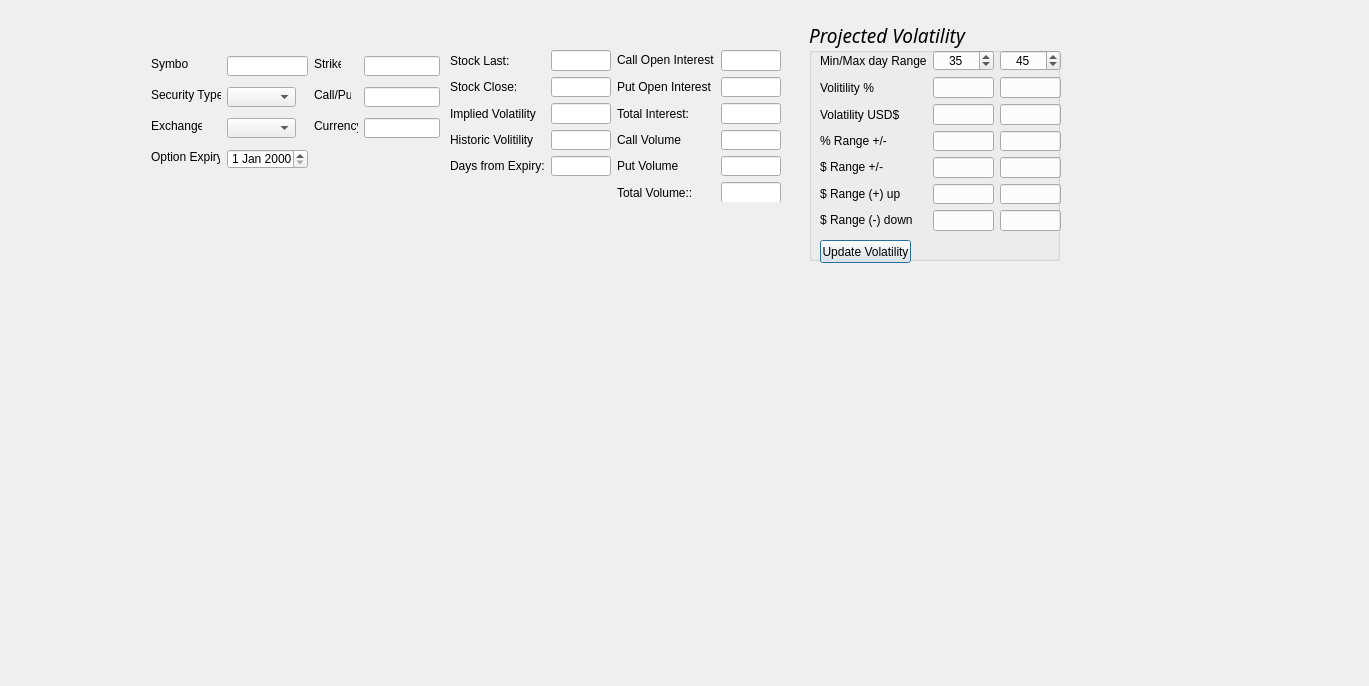
<?xml version="1.0" encoding="UTF-8"?>
<ui version="4.0">
 <class>exchange</class>
 <widget class="QDialog" name="exchange">
  <property name="geometry">
   <rect>
    <x>0</x>
    <y>0</y>
    <width>1369</width>
    <height>686</height>
   </rect>
  </property>
  <property name="windowTitle">
   <string>Dialog</string>
  </property>
  <widget class="QPushButton" name="pushButton">
   <property name="geometry">
    <rect>
     <x>820</x>
     <y>240</y>
     <width>91</width>
     <height>23</height>
    </rect>
   </property>
   <property name="text">
    <string>Update Volatility</string>
   </property>
  </widget>
  <widget class="QGroupBox" name="groupBox">
   <property name="geometry">
    <rect>
     <x>809</x>
     <y>20</y>
     <width>251</width>
     <height>241</height>
    </rect>
   </property>
   <property name="font">
    <font>
     <family>Magneto</family>
     <pointsize>14</pointsize>
     <weight>50</weight>
     <italic>true</italic>
     <bold>false</bold>
     <underline>false</underline>
     <kerning>true</kerning>
    </font>
   </property>
   <property name="title">
    <string>Projected Volatility</string>
   </property>
   <property name="alignment">
    <set>Qt::AlignLeading|Qt::AlignLeft|Qt::AlignVCenter</set>
   </property>
   <property name="flat">
    <bool>true</bool>
   </property>
  </widget>
  <widget class="QWidget" name="layoutWidget">
   <property name="geometry">
    <rect>
     <x>450</x>
     <y>50</y>
     <width>331</width>
     <height>152</height>
    </rect>
   </property>
   <layout class="QGridLayout" name="gridLayout">
    <item row="3" column="0">
     <widget class="QLabel" name="label_5">
      <property name="text">
       <string>Implied Volatility</string>
      </property>
     </widget>
    </item>
    <item row="3" column="1">
     <widget class="QLineEdit" name="impliedVol">
      <property name="text">
       <string/>
      </property>
      <property name="readOnly">
       <bool>true</bool>
      </property>
     </widget>
    </item>
    <item row="3" column="2">
     <widget class="QLabel" name="label_7">
      <property name="text">
       <string>Total Interest:</string>
      </property>
     </widget>
    </item>
    <item row="0" column="2">
     <widget class="QLabel" name="lb_symbol_6">
      <property name="text">
       <string>&lt;html&gt;&lt;head/&gt;&lt;body&gt;&lt;p&gt;Call Open Interest&lt;/p&gt;&lt;/body&gt;&lt;/html&gt;</string>
      </property>
     </widget>
    </item>
    <item row="0" column="0">
     <widget class="QLabel" name="lb_symbol_5">
      <property name="text">
       <string>Stock Last:</string>
      </property>
     </widget>
    </item>
    <item row="0" column="3">
     <widget class="QLineEdit" name="callOpenInterest">
      <property name="text">
       <string/>
      </property>
      <property name="readOnly">
       <bool>true</bool>
      </property>
     </widget>
    </item>
    <item row="1" column="2">
     <widget class="QLabel" name="label_6">
      <property name="contextMenuPolicy">
       <enum>Qt::NoContextMenu</enum>
      </property>
      <property name="text">
       <string>&lt;html&gt;&lt;head/&gt;&lt;body&gt;&lt;p&gt;Put Open Interest&lt;/p&gt;&lt;/body&gt;&lt;/html&gt;</string>
      </property>
     </widget>
    </item>
    <item row="0" column="1">
     <widget class="QLineEdit" name="stockLast">
      <property name="text">
       <string/>
      </property>
      <property name="readOnly">
       <bool>true</bool>
      </property>
     </widget>
    </item>
    <item row="1" column="1">
     <widget class="QLineEdit" name="stockClose">
      <property name="text">
       <string/>
      </property>
      <property name="readOnly">
       <bool>true</bool>
      </property>
     </widget>
    </item>
    <item row="1" column="0">
     <widget class="QLabel" name="label_3">
      <property name="contextMenuPolicy">
       <enum>Qt::NoContextMenu</enum>
      </property>
      <property name="text">
       <string>Stock Close:</string>
      </property>
     </widget>
    </item>
    <item row="1" column="3">
     <widget class="QLineEdit" name="putOpenInterest">
      <property name="text">
       <string/>
      </property>
      <property name="readOnly">
       <bool>true</bool>
      </property>
     </widget>
    </item>
    <item row="3" column="3">
     <widget class="QLineEdit" name="totalOpenInterest">
      <property name="text">
       <string/>
      </property>
      <property name="readOnly">
       <bool>true</bool>
      </property>
     </widget>
    </item>
    <item row="5" column="1">
     <widget class="QLineEdit" name="daysFromExpiry">
      <property name="text">
       <string/>
      </property>
      <property name="readOnly">
       <bool>true</bool>
      </property>
     </widget>
    </item>
    <item row="5" column="0">
     <widget class="QLabel" name="labelExpiry_4">
      <property name="text">
       <string>&lt;html&gt;&lt;head/&gt;&lt;body&gt;&lt;p&gt;Days from Expiry:&lt;/p&gt;&lt;/body&gt;&lt;/html&gt;</string>
      </property>
     </widget>
    </item>
    <item row="4" column="2">
     <widget class="QLabel" name="lb_symbol_7">
      <property name="text">
       <string>Call Volume</string>
      </property>
     </widget>
    </item>
    <item row="4" column="1">
     <widget class="QLineEdit" name="historicVol">
      <property name="text">
       <string/>
      </property>
      <property name="readOnly">
       <bool>true</bool>
      </property>
     </widget>
    </item>
    <item row="4" column="0">
     <widget class="QLabel" name="labelExpiry_2">
      <property name="text">
       <string>&lt;html&gt;&lt;head/&gt;&lt;body&gt;&lt;p&gt;Historic Volitility&lt;/p&gt;&lt;/body&gt;&lt;/html&gt;</string>
      </property>
     </widget>
    </item>
    <item row="5" column="3">
     <widget class="QLineEdit" name="putVolume">
      <property name="text">
       <string/>
      </property>
      <property name="readOnly">
       <bool>true</bool>
      </property>
     </widget>
    </item>
    <item row="4" column="3">
     <widget class="QLineEdit" name="callVolume">
      <property name="text">
       <string/>
      </property>
      <property name="readOnly">
       <bool>true</bool>
      </property>
     </widget>
    </item>
    <item row="5" column="2">
     <widget class="QLabel" name="label_8">
      <property name="contextMenuPolicy">
       <enum>Qt::NoContextMenu</enum>
      </property>
      <property name="text">
       <string>Put Volume</string>
      </property>
     </widget>
    </item>
    <item row="6" column="2">
     <widget class="QLabel" name="label_9">
      <property name="text">
       <string>Total Volume::</string>
      </property>
     </widget>
    </item>
    <item row="6" column="3">
     <widget class="QLineEdit" name="totalVolume">
      <property name="text">
       <string/>
      </property>
      <property name="readOnly">
       <bool>true</bool>
      </property>
     </widget>
    </item>
   </layout>
  </widget>
  <widget class="QWidget" name="layoutWidget">
   <property name="geometry">
    <rect>
     <x>820</x>
     <y>50</y>
     <width>241</width>
     <height>181</height>
    </rect>
   </property>
   <layout class="QGridLayout" name="gridLayout_3">
    <item row="4" column="2">
     <widget class="QLineEdit" name="rangeUSD_45Days">
      <property name="text">
       <string/>
      </property>
      <property name="readOnly">
       <bool>true</bool>
      </property>
     </widget>
    </item>
    <item row="0" column="2">
     <widget class="QSpinBox" name="maxDaysSpinBox">
      <property name="alignment">
       <set>Qt::AlignCenter</set>
      </property>
      <property name="minimum">
       <number>20</number>
      </property>
      <property name="maximum">
       <number>50</number>
      </property>
      <property name="value">
       <number>45</number>
      </property>
     </widget>
    </item>
    <item row="0" column="1">
     <widget class="QSpinBox" name="minDaysSpinBox">
      <property name="alignment">
       <set>Qt::AlignCenter</set>
      </property>
      <property name="minimum">
       <number>20</number>
      </property>
      <property name="maximum">
       <number>50</number>
      </property>
      <property name="value">
       <number>35</number>
      </property>
     </widget>
    </item>
    <item row="4" column="1">
     <widget class="QLineEdit" name="rangeUSD_30Days">
      <property name="text">
       <string/>
      </property>
      <property name="readOnly">
       <bool>true</bool>
      </property>
     </widget>
    </item>
    <item row="3" column="1">
     <widget class="QLineEdit" name="rangePercent_30Days">
      <property name="text">
       <string/>
      </property>
      <property name="readOnly">
       <bool>true</bool>
      </property>
     </widget>
    </item>
    <item row="1" column="0">
     <widget class="QLabel" name="lb_symbol_2">
      <property name="text">
       <string>Volitility %</string>
      </property>
     </widget>
    </item>
    <item row="2" column="2">
     <widget class="QLineEdit" name="volUSD_45Days">
      <property name="text">
       <string/>
      </property>
      <property name="readOnly">
       <bool>true</bool>
      </property>
     </widget>
    </item>
    <item row="4" column="0">
     <widget class="QLabel" name="lb_range3">
      <property name="text">
       <string>&lt;html&gt;&lt;head/&gt;&lt;body&gt;&lt;p&gt;$ Range +/-&lt;/p&gt;&lt;/body&gt;&lt;/html&gt;</string>
      </property>
     </widget>
    </item>
    <item row="3" column="2">
     <widget class="QLineEdit" name="rangePercent_45Days">
      <property name="text">
       <string/>
      </property>
      <property name="readOnly">
       <bool>true</bool>
      </property>
     </widget>
    </item>
    <item row="2" column="1">
     <widget class="QLineEdit" name="volUSD_30Days">
      <property name="text">
       <string/>
      </property>
      <property name="readOnly">
       <bool>true</bool>
      </property>
     </widget>
    </item>
    <item row="1" column="1">
     <widget class="QLineEdit" name="volPercent_30Days">
      <property name="text">
       <string/>
      </property>
      <property name="readOnly">
       <bool>true</bool>
      </property>
     </widget>
    </item>
    <item row="3" column="0">
     <widget class="QLabel" name="lb_range4">
      <property name="text">
       <string>% Range +/-</string>
      </property>
     </widget>
    </item>
    <item row="2" column="0">
     <widget class="QLabel" name="lb_VolUSD">
      <property name="contextMenuPolicy">
       <enum>Qt::NoContextMenu</enum>
      </property>
      <property name="text">
       <string>Volatility USD$</string>
      </property>
     </widget>
    </item>
    <item row="1" column="2">
     <widget class="QLineEdit" name="volPercent_45Days">
      <property name="text">
       <string/>
      </property>
      <property name="readOnly">
       <bool>true</bool>
      </property>
     </widget>
    </item>
    <item row="6" column="1">
     <widget class="QLineEdit" name="rangeUSD_up_30Days">
      <property name="text">
       <string/>
      </property>
      <property name="readOnly">
       <bool>true</bool>
      </property>
     </widget>
    </item>
    <item row="6" column="0">
     <widget class="QLabel" name="lb_range2">
      <property name="text">
       <string>&lt;html&gt;&lt;head/&gt;&lt;body&gt;&lt;p&gt;$ Range (+) up&lt;/p&gt;&lt;/body&gt;&lt;/html&gt;</string>
      </property>
     </widget>
    </item>
    <item row="7" column="0">
     <widget class="QLabel" name="lb_range1">
      <property name="text">
       <string>&lt;html&gt;&lt;head/&gt;&lt;body&gt;&lt;p&gt;$ Range (-) down&lt;/p&gt;&lt;/body&gt;&lt;/html&gt;</string>
      </property>
     </widget>
    </item>
    <item row="6" column="2">
     <widget class="QLineEdit" name="rangeUSD_up_45Days">
      <property name="text">
       <string/>
      </property>
      <property name="readOnly">
       <bool>true</bool>
      </property>
     </widget>
    </item>
    <item row="7" column="1">
     <widget class="QLineEdit" name="rangeUSD_down_30Days">
      <property name="text">
       <string/>
      </property>
      <property name="readOnly">
       <bool>true</bool>
      </property>
     </widget>
    </item>
    <item row="7" column="2">
     <widget class="QLineEdit" name="rangeUSD_down_45Days">
      <property name="text">
       <string/>
      </property>
      <property name="readOnly">
       <bool>true</bool>
      </property>
     </widget>
    </item>
    <item row="0" column="0">
     <widget class="QLabel" name="lb_symbol_3">
      <property name="text">
       <string>Min/Max day Range</string>
      </property>
     </widget>
    </item>
   </layout>
  </widget>
  <widget class="QDateEdit" name="dateExpiry">
   <property name="geometry">
    <rect>
     <x>227</x>
     <y>149</y>
     <width>81</width>
     <height>20</height>
    </rect>
   </property>
  </widget>
  <widget class="QLabel" name="lb_expiry">
   <property name="geometry">
    <rect>
     <x>151</x>
     <y>149</y>
     <width>69</width>
     <height>16</height>
    </rect>
   </property>
   <property name="text">
    <string>&lt;html&gt;&lt;head/&gt;&lt;body&gt;&lt;p&gt;Option Expiry:&lt;/p&gt;&lt;/body&gt;&lt;/html&gt;</string>
   </property>
  </widget>
  <widget class="QLabel" name="lb_SecType">
   <property name="geometry">
    <rect>
     <x>151</x>
     <y>87</y>
     <width>70</width>
     <height>16</height>
    </rect>
   </property>
   <property name="contextMenuPolicy">
    <enum>Qt::NoContextMenu</enum>
   </property>
   <property name="text">
    <string>Security Type:</string>
   </property>
  </widget>
  <widget class="QLabel" name="lb_symbol">
   <property name="geometry">
    <rect>
     <x>151</x>
     <y>56</y>
     <width>38</width>
     <height>16</height>
    </rect>
   </property>
   <property name="text">
    <string>Symbol:</string>
   </property>
  </widget>
  <widget class="QLabel" name="lb_exc">
   <property name="geometry">
    <rect>
     <x>151</x>
     <y>118</y>
     <width>51</width>
     <height>16</height>
    </rect>
   </property>
   <property name="text">
    <string>Exchange:</string>
   </property>
  </widget>
  <widget class="QLineEdit" name="currency">
   <property name="geometry">
    <rect>
     <x>364</x>
     <y>118</y>
     <width>76</width>
     <height>20</height>
    </rect>
   </property>
   <property name="text">
    <string/>
   </property>
  </widget>
  <widget class="QLabel" name="lb_stk">
   <property name="geometry">
    <rect>
     <x>314</x>
     <y>56</y>
     <width>27</width>
     <height>16</height>
    </rect>
   </property>
   <property name="text">
    <string>Strike</string>
   </property>
  </widget>
  <widget class="QLineEdit" name="strike">
   <property name="geometry">
    <rect>
     <x>364</x>
     <y>56</y>
     <width>76</width>
     <height>20</height>
    </rect>
   </property>
   <property name="text">
    <string/>
   </property>
  </widget>
  <widget class="QLabel" name="lb_callPut">
   <property name="geometry">
    <rect>
     <x>314</x>
     <y>87</y>
     <width>37</width>
     <height>16</height>
    </rect>
   </property>
   <property name="text">
    <string>Call/Put</string>
   </property>
  </widget>
  <widget class="QLineEdit" name="call_put">
   <property name="geometry">
    <rect>
     <x>364</x>
     <y>87</y>
     <width>76</width>
     <height>20</height>
    </rect>
   </property>
   <property name="text">
    <string/>
   </property>
  </widget>
  <widget class="QLabel" name="lb_currency">
   <property name="geometry">
    <rect>
     <x>314</x>
     <y>118</y>
     <width>44</width>
     <height>16</height>
    </rect>
   </property>
   <property name="text">
    <string>Currency</string>
   </property>
  </widget>
  <widget class="QComboBox" name="exchange_2">
   <property name="geometry">
    <rect>
     <x>227</x>
     <y>118</y>
     <width>69</width>
     <height>20</height>
    </rect>
   </property>
   <property name="maxCount">
    <number>10</number>
   </property>
  </widget>
  <widget class="QComboBox" name="securityType">
   <property name="geometry">
    <rect>
     <x>227</x>
     <y>87</y>
     <width>69</width>
     <height>20</height>
    </rect>
   </property>
   <property name="maxCount">
    <number>10</number>
   </property>
  </widget>
  <widget class="QLineEdit" name="symbol">
   <property name="geometry">
    <rect>
     <x>227</x>
     <y>56</y>
     <width>81</width>
     <height>20</height>
    </rect>
   </property>
   <property name="text">
    <string/>
   </property>
  </widget>
  <zorder>groupBox</zorder>
  <zorder>layoutWidget</zorder>
  <zorder>layoutWidget</zorder>
  <zorder>layoutWidget</zorder>
  <zorder>pushButton</zorder>
 </widget>
 <resources/>
 <connections/>
</ui>
